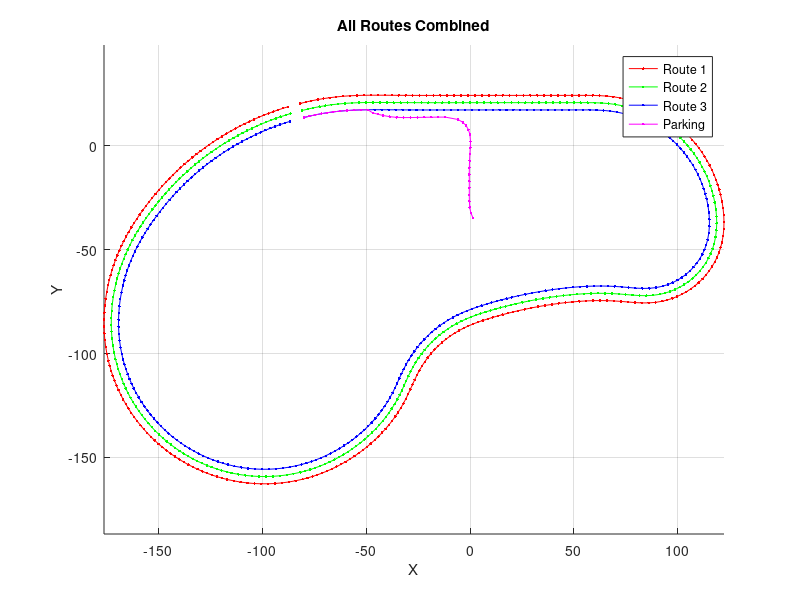

MATLAB code for this plot:
%% Load the existing filtered waypoint data
load('filtered_waypoints.mat'); 
% route1_waypoint, route2_waypoint, route3_waypoint, route_parking_waypoint

%% Modify route_parking_waypoint
route_parking_waypoint(24:end,1) = route_parking_waypoint(24:end,1) + 1;

route_parking_waypoint(42, :) = [];
% additional_points = [
%     2.2, -35.00;
%     2.5, -35.15;
%     3.0, -35.20;
%     3.2, -35.15;
%     3.4, -35.10;
%     3.6, -35.10;
%     3.7, -35.05;
%     3.8, -35.00;
%     3.9, -35.00;
% ];
% 
% route_parking_waypoint = [route_parking_waypoint; additional_points];

%% Save to new file "waypoint_set.mat"
save('waypoint_set.mat', ...
    'route1_waypoint', ...
    'route2_waypoint', ...
    'route3_waypoint', ...
    'route_parking_waypoint');

figure; hold on; grid on; axis equal;

plot(route1_waypoint(:,1), route1_waypoint(:,2), 'r.-', 'DisplayName','Route 1');
plot(route2_waypoint(:,1), route2_waypoint(:,2), 'g.-', 'DisplayName','Route 2');
plot(route3_waypoint(:,1), route3_waypoint(:,2), 'b.-', 'DisplayName','Route 3');
plot(route_parking_waypoint(:,1), route_parking_waypoint(:,2), 'm.-', 'DisplayName','Parking');

legend show;
title('All Routes Combined');
xlabel('X'); ylabel('Y');

